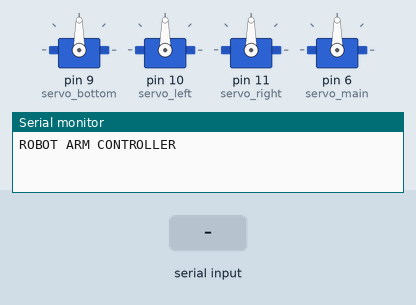
Recording of a sketch running on a simulated Arduino Uno, built with avr-gcc and run on an emulated ATmega328P. Shown: 4 × servo, the last lines printed to the serial monitor. Inputs (shaded band) come from the test bench.

Above: at 1.2 s.
1.3 s: "30,150\n" received over Serial
At 2.5 s:
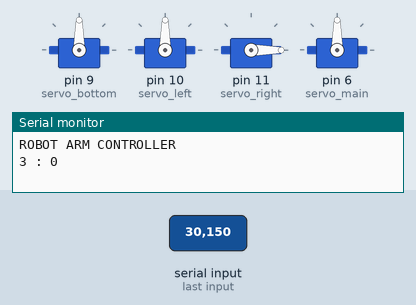
2.8 s: "1\n" received over Serial
At 3.5 s:
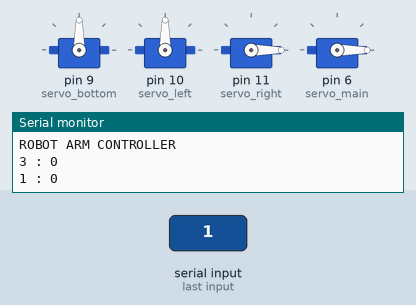
4.3 s: "2\n" received over Serial
At 4.7 s:
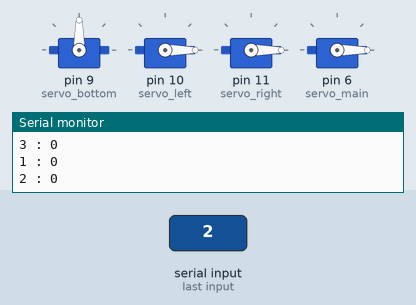
5.8 s: "4\n" received over Serial
At 7.0 s:
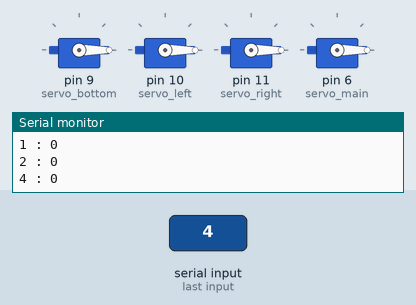
7.3 s: "1,90\n" received over Serial
At 8.3 s:
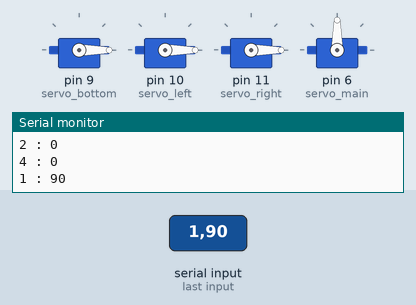
Timing chart, 0 to 9.8 s (numbered marks = the images above; inputs shaded):
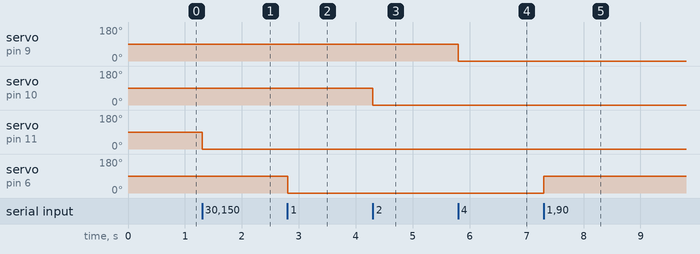

Measured:
- after the input at 1.3 s, servo on pin 11 (servo_right): 90° → 0° at once
- after the input at 2.8 s, servo on pin 6 (servo_main): 90° → 0° at once
- after the input at 4.3 s, servo on pin 10 (servo_left): 90° → 0° at once
- after the input at 5.8 s, servo on pin 9 (servo_bottom): 90° → 0° at once
- after the input at 7.3 s, servo on pin 6 (servo_main): 0° → 90° at once

The sketch:

code.ino
```cpp
// C++ code
//
#include <Servo.h>

Servo servo_bottom;
Servo servo_left;
Servo servo_right;
Servo servo_main;

unsigned int sudut;
String inString = "", temStr;
char str;
unsigned int nomor, l, i;

void setup()
{
    Serial.begin(9600);
    servo_bottom.attach(9);
    servo_left.attach(10);
    servo_right.attach(11);
    servo_main.attach(6);
    Serial.println("ROBOT ARM CONTROLLER");
}

void loop()
{
    if (Serial.available() > 0)
    {
        str = Serial.read();
        if (str != '\n')
        {
            inString += (char)str;
        }
        else if (str == '\n')
        {
            temStr = inString.substring(0, 1);
            nomor = temStr.toInt();
            temStr = inString.substring(2);
            sudut = temStr.toInt();

            Serial.print(nomor);
            Serial.print(" : ");
            Serial.println(sudut);
            switch (nomor)
            {
            case 1:
                servo_main.write(sudut);
                break;
            case 2:
                servo_left.write(sudut);
                break;
            case 3:
                servo_right.write(sudut);
                break;
            case 4:
                servo_bottom.write(sudut);
                break;
            }
            inString = "";
        }
    }
}
```
